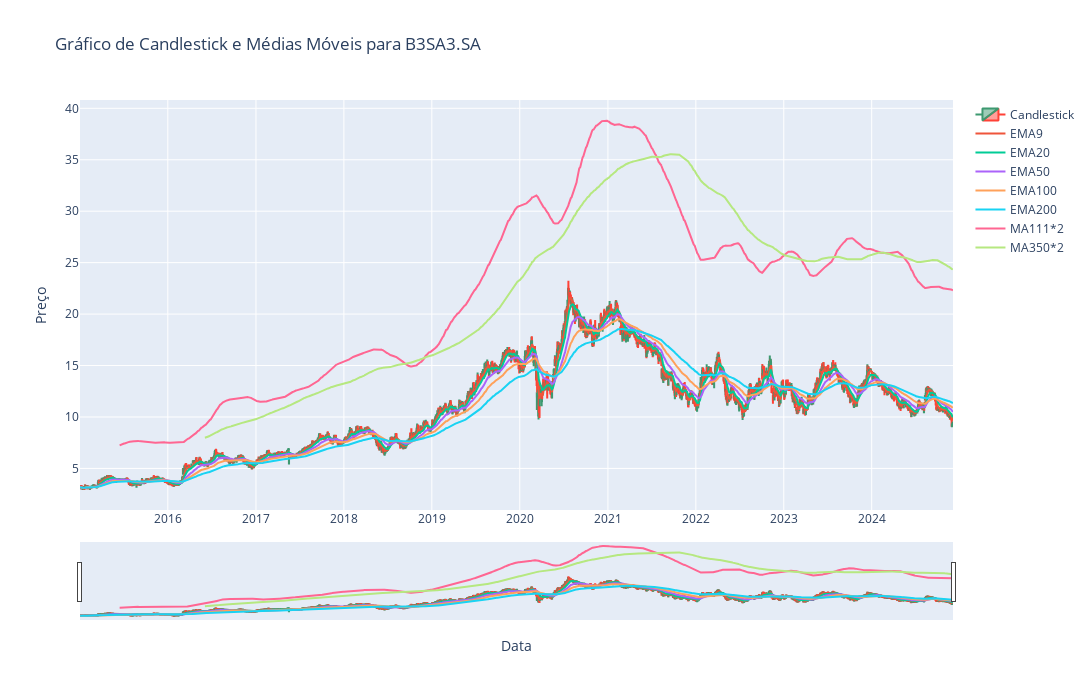

Here is the notebook cell this chart was saved with:
### Code cell
# Cria um gráfico de candlestick usando o Plotly
fig = go.Figure(data=[go.Candlestick(x=df.index,
                open=df['Open'],
                high=df['High'],
                low=df['Low'],
                close=df['Close'],
                name='Candlestick')])

# Adiciona as médias móveis ao gráfico
fig.add_trace(go.Scatter(x=df.index, y=df['EMA9'], mode='lines', name='EMA9'))
fig.add_trace(go.Scatter(x=df.index, y=df['EMA20'], mode='lines', name='EMA20'))
fig.add_trace(go.Scatter(x=df.index, y=df['EMA50'], mode='lines', name='EMA50'))
fig.add_trace(go.Scatter(x=df.index, y=df['EMA100'], mode='lines', name='EMA100'))
fig.add_trace(go.Scatter(x=df.index, y=df['EMA200'], mode='lines', name='EMA200'))
fig.add_trace(go.Scatter(x=df.index, y=df['MA111*2'], mode='lines', name='MA111*2'))
fig.add_trace(go.Scatter(x=df.index, y=df['MA350*2'], mode='lines', name='MA350*2'))

if ticker=="^BVSP":
    ticker='IBOV'

# Configura o layout do gráfico
fig.update_layout(
    width=1500,
    height=700,
    title=f"Gráfico de Candlestick e Médias Móveis para {ticker}",
    xaxis_title="Data",
    yaxis_title="Preço",
    showlegend=True
)

# Exibe o gráfico
fig.show()

### Figure 1 — Plotly figure (JSON) as saved in the notebook; plotly's stock layout.template omitted (floating-point values rounded to 4 significant figures; data arrays with more than 128 entries replaced by an {"elided": "..."} marker saying what was removed)
{"data": [{"close": {"elided": "2470 float values"}, "high": {"elided": "2470 float values"}, "low": {"elided": "2470 float values"}, "name": "Candlestick", "open": {"elided": "2470 float values"}, "type": "candlestick", "x": {"elided": "2470 str values"}}, {"mode": "lines", "name": "EMA9", "type": "scatter", "x": {"elided": "2470 str values"}, "y": {"elided": "2470 float values"}}, {"mode": "lines", "name": "EMA20", "type": "scatter", "x": {"elided": "2470 str values"}, "y": {"elided": "2470 float values"}}, {"mode": "lines", "name": "EMA50", "type": "scatter", "x": {"elided": "2470 str values"}, "y": {"elided": "2470 float values"}}, {"mode": "lines", "name": "EMA100", "type": "scatter", "x": {"elided": "2470 str values"}, "y": {"elided": "2470 float values"}}, {"mode": "lines", "name": "EMA200", "type": "scatter", "x": {"elided": "2470 str values"}, "y": {"elided": "2470 float values"}}, {"mode": "lines", "name": "MA111*2", "type": "scatter", "x": {"elided": "2470 str values"}, "y": {"elided": "2470 float values"}}, {"mode": "lines", "name": "MA350*2", "type": "scatter", "x": {"elided": "2470 str values"}, "y": {"elided": "2470 float values"}}], "layout": {"height": 700, "showlegend": true, "title": {"text": "Gráfico de Candlestick e Médias Móveis para B3SA3.SA"}, "width": 1500, "xaxis": {"title": {"text": "Data"}}, "yaxis": {"title": {"text": "Preço"}}}}
